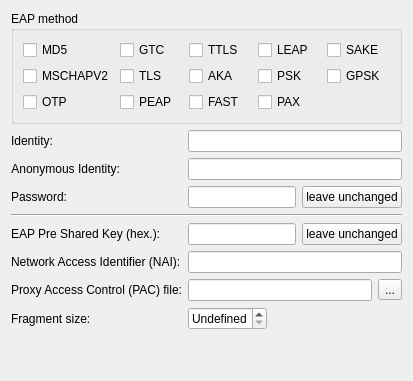
     <widget class="QWidget" name="eapMainTab">
      <attribute name="title">
       <string>EAP General</string>
      </attribute>
      <layout class="QVBoxLayout" name="verticalLayout_4">
       <item>
        <widget class="QGroupBox" name="eapMethodGroup">
         <property name="title">
          <string>EAP method</string>
         </property>
         <layout class="QGridLayout" name="gridLayout">
          <item row="0" column="0">
           <widget class="QCheckBox" name="eapMethodMD5Check">
            <property name="text">
             <string>MD5</string>
            </property>
           </widget>
          </item>
          <item row="0" column="1">
           <widget class="QCheckBox" name="eapMethodGTCCheck">
            <property name="text">
             <string>GTC</string>
            </property>
           </widget>
          </item>
          <item row="0" column="2">
           <widget class="QCheckBox" name="eapMethodTTLSCheck">
            <property name="text">
             <string>TTLS</string>
            </property>
           </widget>
          </item>
          <item row="0" column="3">
           <widget class="QCheckBox" name="eapMethodLEAPCheck">
            <property name="text">
             <string>LEAP</string>
            </property>
           </widget>
          </item>
          <item row="0" column="4">
           <widget class="QCheckBox" name="eapMethodSAKECheck">
            <property name="text">
             <string>SAKE</string>
            </property>
           </widget>
          </item>
          <item row="1" column="4">
           <widget class="QCheckBox" name="eapMethodGPSKCheck">
            <property name="text">
             <string>GPSK</string>
            </property>
           </widget>
          </item>
          <item row="1" column="3">
           <widget class="QCheckBox" name="eapMethodPSKCheck">
            <property name="text">
             <string>PSK</string>
            </property>
           </widget>
          </item>
          <item row="1" column="2">
           <widget class="QCheckBox" name="eapMethodAKACheck">
            <property name="text">
             <string>AKA</string>
            </property>
           </widget>
          </item>
          <item row="1" column="1">
           <widget class="QCheckBox" name="eapMethodTLSCheck">
            <property name="text">
             <string>TLS</string>
            </property>
           </widget>
          </item>
          <item row="1" column="0">
           <widget class="QCheckBox" name="eapMethodMSCHAPV2Check">
            <property name="text">
             <string>MSCHAPV2</string>
            </property>
           </widget>
          </item>
          <item row="2" column="0">
           <widget class="QCheckBox" name="eapMethodOTPCheck">
            <property name="text">
             <string>OTP</string>
            </property>
           </widget>
          </item>
          <item row="2" column="1">
           <widget class="QCheckBox" name="eapMethodPEAPCheck">
            <property name="text">
             <string>PEAP</string>
            </property>
           </widget>
          </item>
          <item row="2" column="2">
           <widget class="QCheckBox" name="eapMethodFASTCheck">
            <property name="text">
             <string>FAST</string>
            </property>
           </widget>
          </item>
          <item row="2" column="3">
           <widget class="QCheckBox" name="eapMethodPAXCheck">
            <property name="text">
             <string>PAX</string>
            </property>
           </widget>
          </item>
         </layout>
        </widget>
       </item>
       <item>
        <layout class="QFormLayout" name="formLayout_2">
         <property name="fieldGrowthPolicy">
          <enum>QFormLayout::ExpandingFieldsGrow</enum>
         </property>
         <item row="0" column="0">
          <widget class="QLabel" name="identyLabel">
           <property name="text">
            <string>Identity:</string>
           </property>
           <property name="alignment">
            <set>Qt::AlignRight|Qt::AlignTrailing|Qt::AlignVCenter</set>
           </property>
           <property name="buddy">
            <cstring>identiyEdit</cstring>
           </property>
          </widget>
         </item>
         <item row="0" column="1">
          <widget class="QLineEdit" name="identiyEdit"/>
         </item>
         <item row="1" column="0">
          <widget class="QLabel" name="anonymousIdentityLabel">
           <property name="text">
            <string>Anonymous Identity:</string>
           </property>
           <property name="alignment">
            <set>Qt::AlignRight|Qt::AlignTrailing|Qt::AlignVCenter</set>
           </property>
           <property name="buddy">
            <cstring>anonymousIdentityEdit</cstring>
           </property>
          </widget>
         </item>
         <item row="1" column="1">
          <widget class="QLineEdit" name="anonymousIdentityEdit"/>
         </item>
         <item row="2" column="0">
          <widget class="QLabel" name="eapPasswordLabel">
           <property name="text">
            <string>Password:</string>
           </property>
           <property name="alignment">
            <set>Qt::AlignRight|Qt::AlignTrailing|Qt::AlignVCenter</set>
           </property>
           <property name="buddy">
            <cstring>eapPasswordEdit</cstring>
           </property>
          </widget>
         </item>
         <item row="2" column="1">
          <layout class="QHBoxLayout" name="eapPasswordLayout">
           <item>
            <widget class="QLineEdit" name="eapPasswordEdit">
             <property name="echoMode">
              <enum>QLineEdit::Password</enum>
             </property>
            </widget>
           </item>
           <item>
            <widget class="QPushButton" name="eapPasswordLeaveButton">
             <property name="text">
              <string>leave unchanged</string>
             </property>
             <property name="checkable">
              <bool>true</bool>
             </property>
            </widget>
           </item>
          </layout>
         </item>
         <item row="4" column="0">
          <widget class="QLabel" name="eapPSKLabel">
           <property name="text">
            <string>EAP Pre Shared Key (hex.):</string>
           </property>
           <property name="buddy">
            <cstring>eapPSKEdit</cstring>
           </property>
          </widget>
         </item>
         <item row="4" column="1">
          <layout class="QHBoxLayout" name="eapPSKLayout">
           <item>
            <widget class="QLineEdit" name="eapPSKEdit">
             <property name="toolTip">
              <string>32 digits, 128-Bit Pre Shared Key</string>
             </property>
             <property name="maxLength">
              <number>32</number>
             </property>
            </widget>
           </item>
           <item>
            <widget class="QPushButton" name="eapPSKLeaveButton">
             <property name="text">
              <string>leave unchanged</string>
             </property>
             <property name="checkable">
              <bool>true</bool>
             </property>
            </widget>
           </item>
          </layout>
         </item>
         <item row="5" column="0">
          <widget class="QLabel" name="naiLabel">
           <property name="text">
            <string>Network Access Identifier (NAI):</string>
           </property>
           <property name="buddy">
            <cstring>naiEdit</cstring>
           </property>
          </widget>
         </item>
         <item row="5" column="1">
          <widget class="QLineEdit" name="naiEdit"/>
         </item>
         <item row="6" column="0">
          <widget class="QLabel" name="pacLabel">
           <property name="text">
            <string>Proxy Access Control (PAC) file:</string>
           </property>
           <property name="buddy">
            <cstring>pacEdit</cstring>
           </property>
          </widget>
         </item>
         <item row="6" column="1">
          <layout class="QHBoxLayout" name="pacLayout">
           <item>
            <widget class="QLineEdit" name="pacEdit"/>
           </item>
           <item>
            <widget class="QToolButton" name="pacBrowse">
             <property name="text">
              <string>...</string>
             </property>
            </widget>
           </item>
          </layout>
         </item>
         <item row="7" column="0">
          <widget class="QLabel" name="fragmentLabel">
           <property name="text">
            <string>Fragment size:</string>
           </property>
           <property name="buddy">
            <cstring>fragmentSpin</cstring>
           </property>
          </widget>
         </item>
         <item row="7" column="1">
          <widget class="QSpinBox" name="fragmentSpin">
           <property name="buttonSymbols">
            <enum>QAbstractSpinBox::UpDownArrows</enum>
           </property>
           <property name="specialValueText">
            <string>Undefined</string>
           </property>
           <property name="minimum">
            <number>-1</number>
           </property>
           <property name="maximum">
            <number>65535</number>
           </property>
           <property name="value">
            <number>-1</number>
           </property>
          </widget>
         </item>
         <item row="3" column="0" colspan="2">
          <widget class="Line" name="line_3">
           <property name="orientation">
            <enum>Qt::Horizontal</enum>
           </property>
          </widget>
         </item>
        </layout>
       </item>
       <item>
        <spacer name="verticalSpacer_2">
         <property name="orientation">
          <enum>Qt::Vertical</enum>
         </property>
         <property name="sizeHint" stdset="0">
          <size>
           <width>20</width>
           <height>40</height>
          </size>
         </property>
        </spacer>
       </item>
      </layout>
     </widget>
